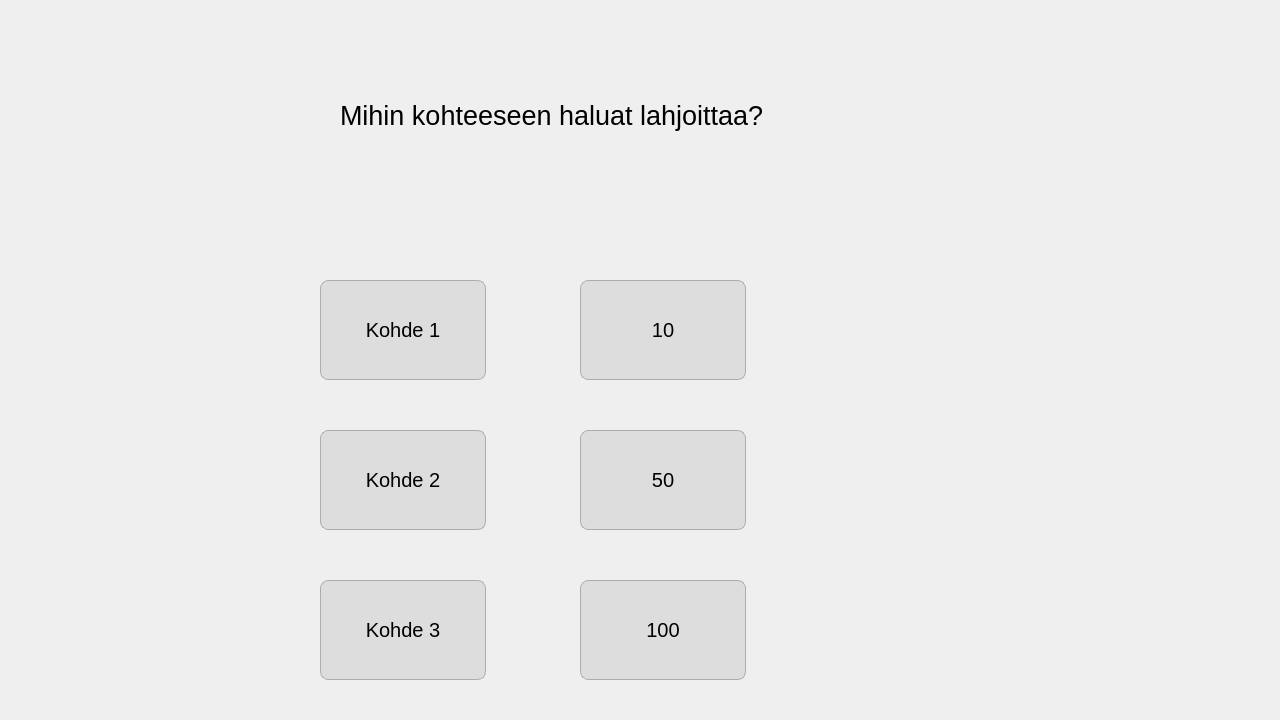
<?xml version="1.0" encoding="UTF-8"?>
<ui version="4.0">
 <class>donate</class>
 <widget class="QDialog" name="donate">
  <property name="geometry">
   <rect>
    <x>0</x>
    <y>0</y>
    <width>1280</width>
    <height>720</height>
   </rect>
  </property>
  <property name="windowTitle">
   <string>Dialog</string>
  </property>
  <widget class="QLabel" name="label">
   <property name="geometry">
    <rect>
     <x>340</x>
     <y>10</y>
     <width>661</width>
     <height>211</height>
    </rect>
   </property>
   <property name="font">
    <font>
     <pointsize>20</pointsize>
    </font>
   </property>
   <property name="text">
    <string>Mihin kohteeseen haluat lahjoittaa?</string>
   </property>
  </widget>
  <widget class="QPushButton" name="donateHundred">
   <property name="geometry">
    <rect>
     <x>580</x>
     <y>580</y>
     <width>166</width>
     <height>100</height>
    </rect>
   </property>
   <property name="font">
    <font>
     <pointsize>15</pointsize>
    </font>
   </property>
   <property name="layoutDirection">
    <enum>Qt::LeftToRight</enum>
   </property>
   <property name="styleSheet">
    <string notr="true">border-radius: 8px;
background-color: rgb(221, 221, 221);
border: 1px solid;
border-color: rgb(173, 173, 173);</string>
   </property>
   <property name="text">
    <string>100</string>
   </property>
  </widget>
  <widget class="QPushButton" name="donateTwo">
   <property name="geometry">
    <rect>
     <x>320</x>
     <y>430</y>
     <width>166</width>
     <height>100</height>
    </rect>
   </property>
   <property name="font">
    <font>
     <pointsize>15</pointsize>
    </font>
   </property>
   <property name="styleSheet">
    <string notr="true">border-radius: 8px;
background-color: rgb(221, 221, 221);
border: 1px solid;
border-color: rgb(173, 173, 173);</string>
   </property>
   <property name="text">
    <string>Kohde 2</string>
   </property>
  </widget>
  <widget class="QPushButton" name="donateTen">
   <property name="geometry">
    <rect>
     <x>580</x>
     <y>280</y>
     <width>166</width>
     <height>100</height>
    </rect>
   </property>
   <property name="font">
    <font>
     <pointsize>15</pointsize>
    </font>
   </property>
   <property name="styleSheet">
    <string notr="true">border-radius: 8px;
background-color: rgb(221, 221, 221);
border: 1px solid;
border-color: rgb(173, 173, 173);</string>
   </property>
   <property name="text">
    <string>10</string>
   </property>
  </widget>
  <widget class="QPushButton" name="donateFifty">
   <property name="geometry">
    <rect>
     <x>580</x>
     <y>430</y>
     <width>166</width>
     <height>100</height>
    </rect>
   </property>
   <property name="font">
    <font>
     <pointsize>15</pointsize>
    </font>
   </property>
   <property name="styleSheet">
    <string notr="true">border-radius: 8px;
background-color: rgb(221, 221, 221);
border: 1px solid;
border-color: rgb(173, 173, 173);</string>
   </property>
   <property name="text">
    <string>50</string>
   </property>
  </widget>
  <widget class="QPushButton" name="donateThree">
   <property name="geometry">
    <rect>
     <x>320</x>
     <y>580</y>
     <width>166</width>
     <height>100</height>
    </rect>
   </property>
   <property name="font">
    <font>
     <pointsize>15</pointsize>
    </font>
   </property>
   <property name="styleSheet">
    <string notr="true">border-radius: 8px;
background-color: rgb(221, 221, 221);
border: 1px solid;
border-color: rgb(173, 173, 173);</string>
   </property>
   <property name="text">
    <string>Kohde 3</string>
   </property>
  </widget>
  <widget class="QPushButton" name="donateOne">
   <property name="geometry">
    <rect>
     <x>320</x>
     <y>280</y>
     <width>166</width>
     <height>100</height>
    </rect>
   </property>
   <property name="font">
    <font>
     <pointsize>15</pointsize>
    </font>
   </property>
   <property name="styleSheet">
    <string notr="true">border-radius: 8px;
background-color: rgb(221, 221, 221);
border: 1px solid;
border-color: rgb(173, 173, 173);</string>
   </property>
   <property name="text">
    <string>Kohde 1</string>
   </property>
  </widget>
 </widget>
 <resources/>
 <connections/>
</ui>
